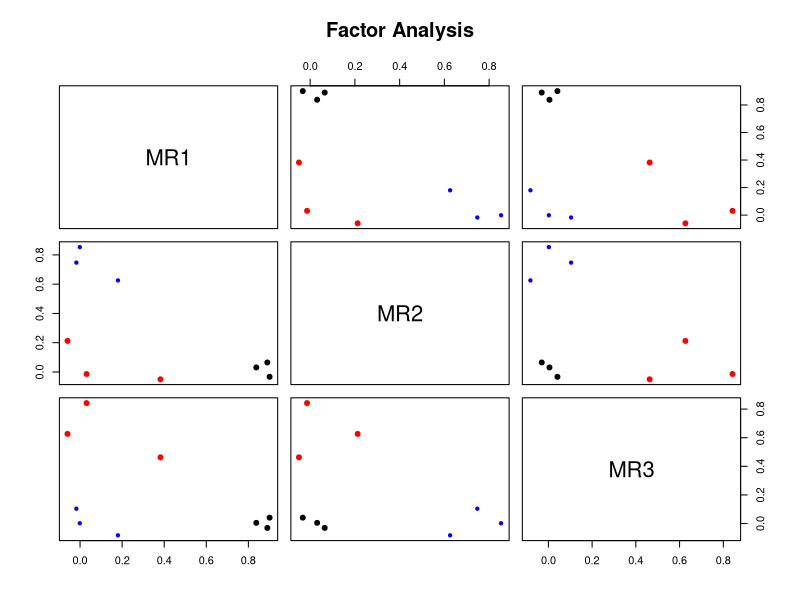
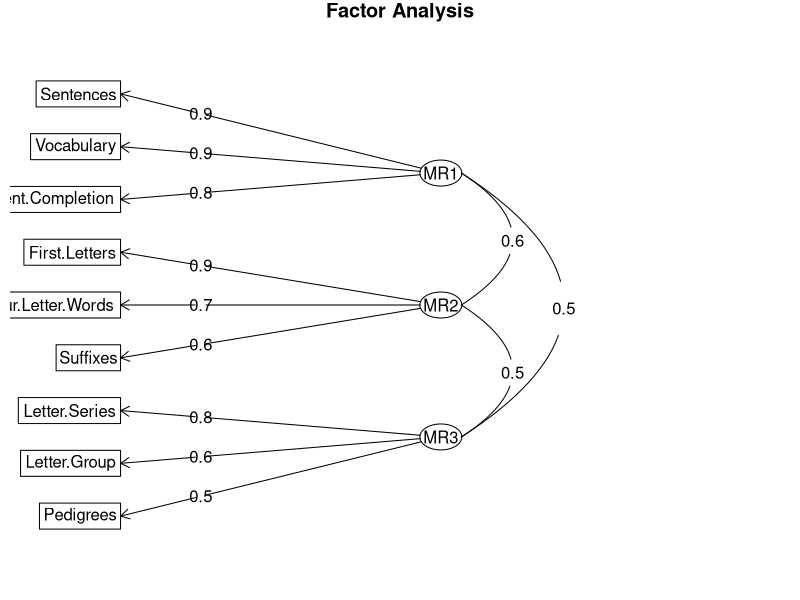
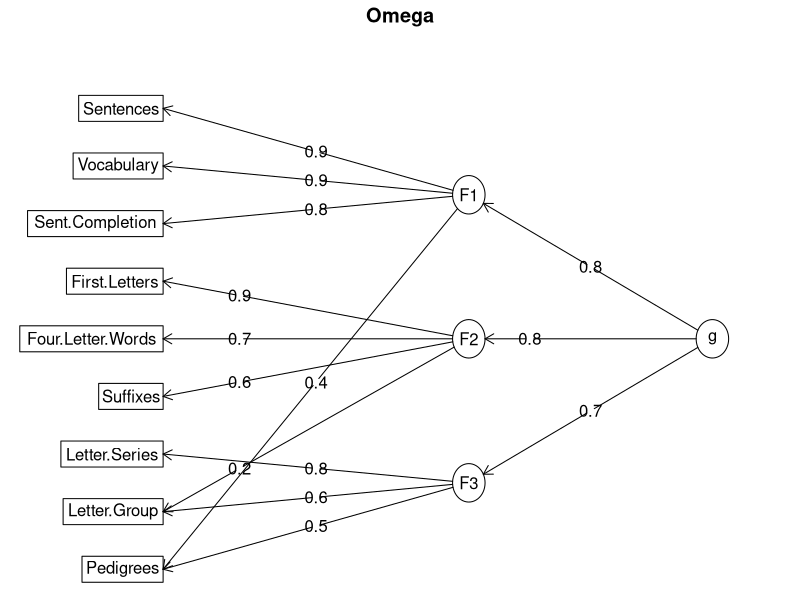
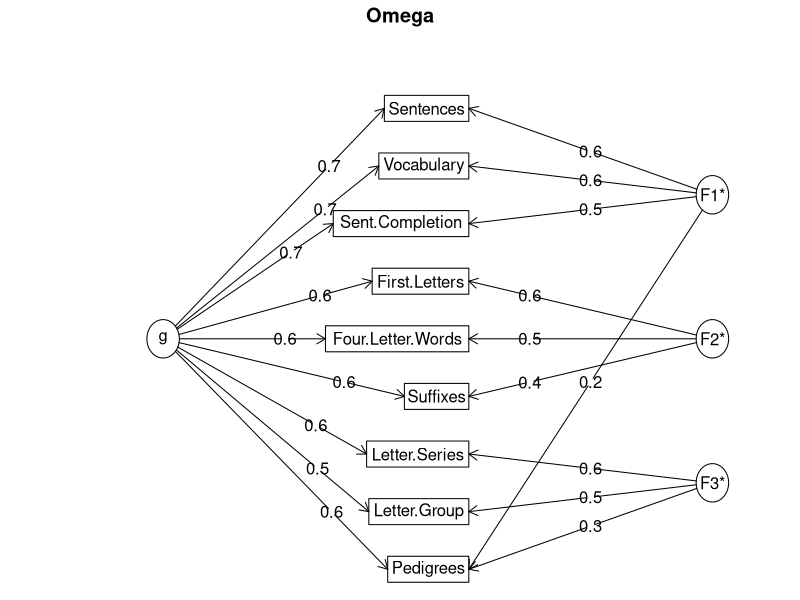
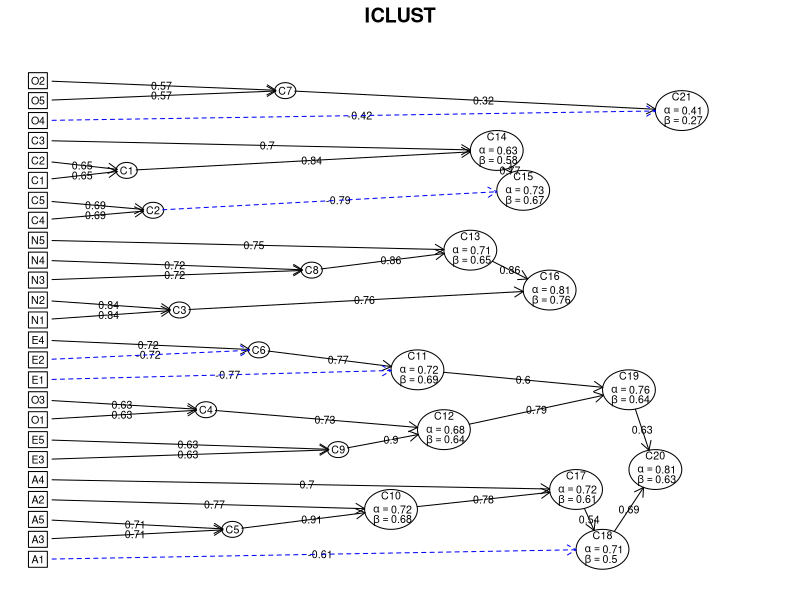
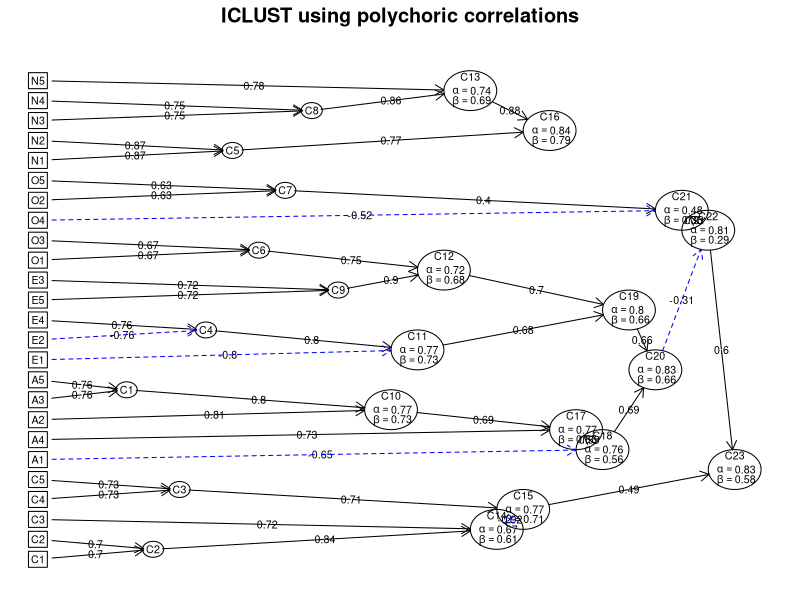
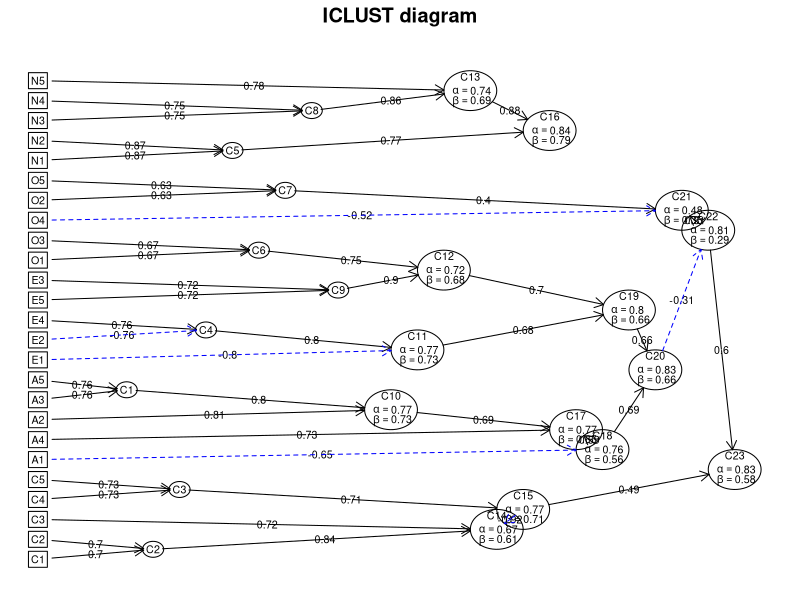
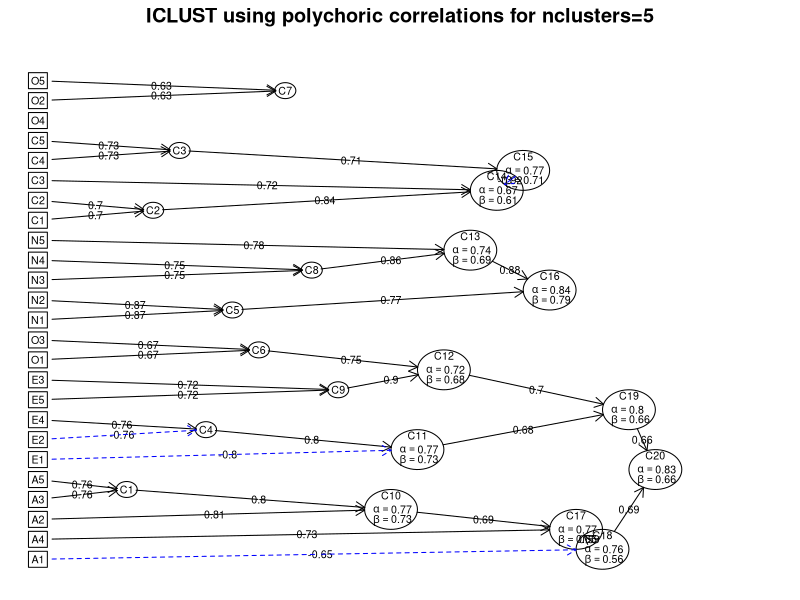

Reproduce these figures in R, in order. (Note: this script raises an error after producing the figures.)
### R code from vignette source 'overview.Rnw'

###################################################
### code chunk number 1: overview.Rnw:447-448
###################################################
if(!require('GPArotation')) {stop('GPArotation must be installed to do rotations')} 


###################################################
### code chunk number 2: overview.Rnw:456-460
###################################################
if(!require('GPArotation')) {stop('GPArotation must be installed to do rotations')} else {
library(psych)
f3t <- fa(Thurstone,3,n.obs=213)
f3t }


###################################################
### code chunk number 3: overview.Rnw:481-485
###################################################
if(!require('GPArotation')) {stop('GPArotation must be installed to do rotations')} else {
f3 <- fa(Thurstone,3,n.obs = 213,fm="pa")
f3o <- target.rot(f3)
f3o}


###################################################
### code chunk number 4: overview.Rnw:508-510
###################################################
f3w <- fa(Thurstone,3,n.obs = 213,fm="wls")
print(f3w,cut=0,digits=3)


###################################################
### code chunk number 5: overview.Rnw:523-524
###################################################
plot(f3t)


###################################################
### code chunk number 6: overview.Rnw:536-537
###################################################
fa.diagram(f3t)


###################################################
### code chunk number 7: overview.Rnw:556-558
###################################################
p3p <-principal(Thurstone,3,n.obs = 213,rotate="Promax")
p3p


###################################################
### code chunk number 8: overview.Rnw:577-579
###################################################
om.h <- omega(Thurstone,n.obs=213,sl=FALSE)
op <- par(mfrow=c(1,1))


###################################################
### code chunk number 9: overview.Rnw:590-591
###################################################
om <- omega(Thurstone,n.obs=213)


###################################################
### code chunk number 10: overview.Rnw:624-626
###################################################
data(bfi)
ic <- iclust(bfi[1:25])


###################################################
### code chunk number 11: overview.Rnw:638-639
###################################################
summary(ic)  #show the results


###################################################
### code chunk number 12: overview.Rnw:652-654
###################################################
data(bfi)
r.poly <- polychoric(bfi[1:25],correct=0) #the ... indicate the progress of the function


###################################################
### code chunk number 13: overview.Rnw:666-668
###################################################
ic.poly <- iclust(r.poly$rho,title="ICLUST using polychoric correlations")
iclust.diagram(ic.poly) 


###################################################
### code chunk number 14: overview.Rnw:679-681
###################################################
ic.poly <- iclust(r.poly$rho,5,title="ICLUST using polychoric correlations for nclusters=5")
iclust.diagram(ic.poly) 


###################################################
### code chunk number 15: overview.Rnw:692-693
###################################################
ic.poly <- iclust(r.poly$rho,beta.size=3,title="ICLUST beta.size=3")


###################################################
### code chunk number 16: overview.Rnw:705-706
###################################################
print(ic,cut=.3)


###################################################
### code chunk number 17: overview.Rnw:729-731
###################################################
fa(bfi[1:10],2,n.iter=20)



###################################################
### code chunk number 18: overview.Rnw:744-746
###################################################
f4 <- fa(bfi[1:25],4,fm="pa")
factor.congruence(f4,ic)


###################################################
### code chunk number 19: overview.Rnw:755-756
###################################################
factor.congruence(list(f3t,f3o,om,p3p))


###################################################
### code chunk number 20: overview.Rnw:800-801
###################################################
vss <- vss(bfi[1:25],title="Very Simple Structure of a Big 5 inventory")


###################################################
### code chunk number 21: overview.Rnw:809-810
###################################################
vss


###################################################
### code chunk number 22: overview.Rnw:820-821
###################################################
fa.parallel(bfi[1:25],main="Parallel Analysis of a Big 5 inventory")


###################################################
### code chunk number 23: overview.Rnw:841-846
###################################################
v16 <- sim.item(16)
s <- c(1,3,5,7,9,11,13,15)
f2 <- fa(v16[,s],2)
fe <- fa.extension(cor(v16)[s,-s],f2)
fa.diagram(f2,fe=fe)


###################################################
### code chunk number 24: overview.Rnw:862-869
###################################################
fx <-matrix(c( .9,.8,.6,rep(0,4),.6,.8,-.7),ncol=2)  
fy <- matrix(c(.6,.5,.4),ncol=1)
rownames(fx) <- c("V","Q","A","nach","Anx")
rownames(fy)<- c("gpa","Pre","MA")
Phi <-matrix( c(1,0,.7,.0,1,.7,.7,.7,1),ncol=3)
gre.gpa <- sim.structural(fx,Phi,fy)
print(gre.gpa)


###################################################
### code chunk number 25: overview.Rnw:875-877
###################################################
esem.example <- esem(gre.gpa$model,varsX=1:5,varsY=6:8,nfX=2,nfY=1,n.obs=1000,plot=FALSE)
esem.example


###################################################
### code chunk number 26: overview.Rnw:882-883
###################################################
 esem.diagram(esem.example)


###################################################
### code chunk number 27: overview.Rnw:936-940
###################################################
set.seed(17)
r9 <- sim.hierarchical(n=500,raw=TRUE)$observed
round(cor(r9),2)
alpha(r9)


###################################################
### code chunk number 28: overview.Rnw:947-950
###################################################

alpha(attitude,keys=c("complaints","critical"))



###################################################
### code chunk number 29: overview.Rnw:957-959
###################################################

alpha(attitude)


###################################################
### code chunk number 30: overview.Rnw:966-968
###################################################
items <- sim.congeneric(N=500,short=FALSE,low=-2,high=2,categorical=TRUE) #500 responses to 4 discrete items
alpha(items$observed)  #item response analysis of congeneric measures


###################################################
### code chunk number 31: overview.Rnw:1021-1022
###################################################
om.9 <- omega(r9,title="9 simulated variables")


###################################################
### code chunk number 32: overview.Rnw:1033-1034
###################################################
om.9


###################################################
### code chunk number 33: overview.Rnw:1042-1043
###################################################
omegaSem(r9,n.obs=500,lavaan=FALSE)


###################################################
### code chunk number 34: overview.Rnw:1052-1053
###################################################
splitHalf(r9)


###################################################
### code chunk number 35: overview.Rnw:1067-1087
###################################################
 #the newer way is probably preferred 
     
keys.list  <- list(agree=c("-A1","A2","A3","A4","A5"),
      conscientious=c("C1","C2","C2","-C4","-C5"),
      extraversion=c("-E1","-E2","E3","E4","E5"),
      neuroticism=c("N1","N2","N3","N4","N5"),
      openness = c("O1","-O2","O3","O4","-O5")) 
      
      
#this can also be done  by location--
keys.list  <- list(Agree=c(-1,2:5),Conscientious=c(6:8,-9,-10),
 Extraversion=c(-11,-12,13:15),Neuroticism=c(16:20),
 Openness = c(21,-22,23,24,-25))
          
#These two approaches can be mixed if desired
 keys.list <- list(agree=c("-A1","A2","A3","A4","A5"),conscientious=c("C1","C2","C3","-C4","-C5"),
           extraversion=c("-E1","-E2","E3","E4","E5"),
            neuroticism=c(16:20),openness = c(21,-22,23,24,-25)) 

  keys.list


###################################################
### code chunk number 36: overview.Rnw:1109-1111
###################################################
 scores <- scoreItems(keys.list,bfi)
 scores


###################################################
### code chunk number 37: scores
###################################################
png('scores.png')
pairs.panels(scores$scores,pch='.',jiggle=TRUE)
dev.off()


###################################################
### code chunk number 38: overview.Rnw:1137-1140
###################################################
r.bfi <- cor(bfi,use="pairwise")
scales <- scoreItems(keys.list,r.bfi)
summary(scales)


###################################################
### code chunk number 39: overview.Rnw:1150-1156
###################################################
data(iqitems)
iq.keys <- c(4,4,4, 6,6,3,4,4,  5,2,2,4,  3,2,6,7)
score.multiple.choice(iq.keys,iqitems)
#just convert the items to true or false 
iq.tf <- score.multiple.choice(iq.keys,iqitems,score=FALSE)
describe(iq.tf)  #compare to previous results


###################################################
### code chunk number 40: overview.Rnw:1174-1180
###################################################
data(iqitems)
iq.keys <- c(4,4,4, 6,6,3,4,4,  5,2,2,4,  3,2,6,7)
scores <- score.multiple.choice(iq.keys,iqitems,score=TRUE,short=FALSE)
#note that for speed we can just do this on simple item counts rather than IRT based scores.
op <- par(mfrow=c(2,2))  #set this to see the output for multiple items
irt.responses(scores$scores,iqitems[1:4],breaks=11)


###################################################
### code chunk number 41: overview.Rnw:1192-1194
###################################################
 m <- colMeans(bfi,na.rm=TRUE)
  item.lookup(scales$item.corrected[,1:3],m,dictionary=bfi.dictionary[1:2])


###################################################
### code chunk number 42: overview.Rnw:1202-1204
###################################################
data(bfi)
bestScales(bfi,criteria=c("gender","education","age"),cut=.1,dictionary=bfi.dictionary[,1:3])


###################################################
### code chunk number 43: overview.Rnw:1228-1232
###################################################
set.seed(17)
d9 <- sim.irt(9,1000,-2.0,2.0,mod="normal") #dichotomous items
test <- irt.fa(d9$items,correct=0)
test 


###################################################
### code chunk number 44: overview.Rnw:1239-1244
###################################################
op <- par(mfrow=c(3,1))
plot(test,type="ICC")
plot(test,type="IIC")
plot(test,type="test")
op <- par(mfrow=c(1,1))


###################################################
### code chunk number 45: overview.Rnw:1255-1258
###################################################
data(bfi)
e.irt <- irt.fa(bfi[11:15])
e.irt 


###################################################
### code chunk number 46: overview.Rnw:1265-1266
###################################################
e.info  <- plot(e.irt,type="IIC")


###################################################
### code chunk number 47: overview.Rnw:1277-1278
###################################################
print(e.info,sort=TRUE)


###################################################
### code chunk number 48: overview.Rnw:1307-1308
###################################################
iq.irt <- irt.fa(ability)


###################################################
### code chunk number 49: overview.Rnw:1320-1321
###################################################
plot(iq.irt,type='test') 


###################################################
### code chunk number 50: overview.Rnw:1332-1333
###################################################
iq.irt 


###################################################
### code chunk number 51: overview.Rnw:1339-1340
###################################################
om <- omega(iq.irt$rho,4)


###################################################
### code chunk number 52: overview.Rnw:1354-1368
###################################################
v9 <- sim.irt(9,1000,-2.,2.,mod="normal") #dichotomous items
items <- v9$items
test <- irt.fa(items)
total <- rowSums(items)
ord <- order(total)
items <- items[ord,]
#now delete some of the data - note that they are ordered by score
items[1:333,5:9] <- NA
items[334:666,3:7] <- NA
items[667:1000,1:4] <- NA
scores <- scoreIrt(test,items)
unitweighted <- scoreIrt(items=items,keys=rep(1,9))
scores.df <- data.frame(true=v9$theta[ord],scores,unitweighted)
colnames(scores.df) <- c("True theta","irt theta","total","fit","rasch","total","fit")


###################################################
### code chunk number 53: overview.Rnw:1377-1379
###################################################
 pairs.panels(scores.df,pch='.',gap=0)
 title('Comparing true theta for IRT, Rasch and  classically based scoring',line=3)


###################################################
### code chunk number 54: overview.Rnw:1391-1407
###################################################
keys.list  <- list(agree=c("-A1","A2","A3","A4","A5"),
      conscientious=c("C1","C2","C3","-C4","-C5"),
      extraversion=c("-E1","-E2","E3","E4","E5"),
      neuroticism=c("N1","N2","N3","N4","N5"),
      openness = c("O1","-O2","O3","O4","-O5")) 
    
   item.list <- list(agree=c("A1","A2","A3","A4","A5"),
      conscientious=c("C1","C2","C3","C4","C5"),
      extraversion=c("E1","E2","E3","E4","E5"),
      neuroticism=c("N1","N2","N3","N4","N5"),
      openness = c("O1","O2","O3","O4","O5")) 

bfi.1pl <- scoreIrt.1pl(keys.list,bfi)  #the one parameter solution
bfi.2pl <- scoreIrt.2pl(item.list,bfi)  #the two parameter solution
bfi.ctt <- scoreFast(keys.list,bfi) # fast scoring function



###################################################
### code chunk number 55: overview.Rnw:1412-1416
###################################################
#compare the solutions using the cor2 function
 cor2(bfi.1pl,bfi.ctt)
cor2(bfi.2pl,bfi.ctt)
 cor2(bfi.2pl,bfi.1pl)


###################################################
### code chunk number 56: overview.Rnw:1480-1484
###################################################

C <- cov(sat.act,use="pairwise")
model1 <- lm(ACT~ gender + education + age, data=sat.act)
summary(model1)


###################################################
### code chunk number 57: overview.Rnw:1487-1489
###################################################
#compare with setCor
setCor(gender + education + age ~ ACT + SATV + SATQ, data = C, n.obs=700)


###################################################
### code chunk number 58: overview.Rnw:1572-1596
###################################################
xlim=c(0,10)
ylim=c(0,10)
plot(NA,xlim=xlim,ylim=ylim,main="Demonstration of dia functions",axes=FALSE,xlab="",ylab="")
ul <- dia.rect(1,9,labels="upper left",xlim=xlim,ylim=ylim)
ll <- dia.rect(1,3,labels="lower left",xlim=xlim,ylim=ylim)
lr <- dia.ellipse(9,3,"lower right",xlim=xlim,ylim=ylim,e.size=.09)
ur <- dia.ellipse(7,9,"upper right",xlim=xlim,ylim=ylim,e.size=.1)
ml <- dia.ellipse(3,6,"middle left",xlim=xlim,ylim=ylim,e.size=.1)
mr <- dia.ellipse(7,6,"middle right",xlim=xlim,ylim=ylim,e.size=.08)
bl <- dia.ellipse(1,1,"bottom left",xlim=xlim,ylim=ylim,e.size=.08)
br <- dia.rect(9,1,"bottom right",xlim=xlim,ylim=ylim)
dia.arrow(from=lr,to=ul,labels="right to left")
dia.arrow(from=ul,to=ur,labels="left to right")
dia.curved.arrow(from=lr,to=ll$right,labels ="right to left")
dia.curved.arrow(to=ur,from=ul$right,labels ="left to right")
dia.curve(ll$top,ul$bottom,"double",-1)  #for rectangles, specify where to point 
dia.curved.arrow(mr,ur,"up")  #but for ellipses, just point to it.
dia.curve(ml,mr,"across")
dia.curved.arrow(ur,lr,"top down")
dia.curved.arrow(br$top,lr$bottom,"up")
dia.curved.arrow(bl,br,"left to right")
dia.arrow(bl$top,ll$bottom)
dia.curved.arrow(ml,ll$top,scale=-1)
dia.curved.arrow(mr,lr$top)


###################################################
### code chunk number 59: overview.Rnw:1717-1718
###################################################
sessionInfo()


